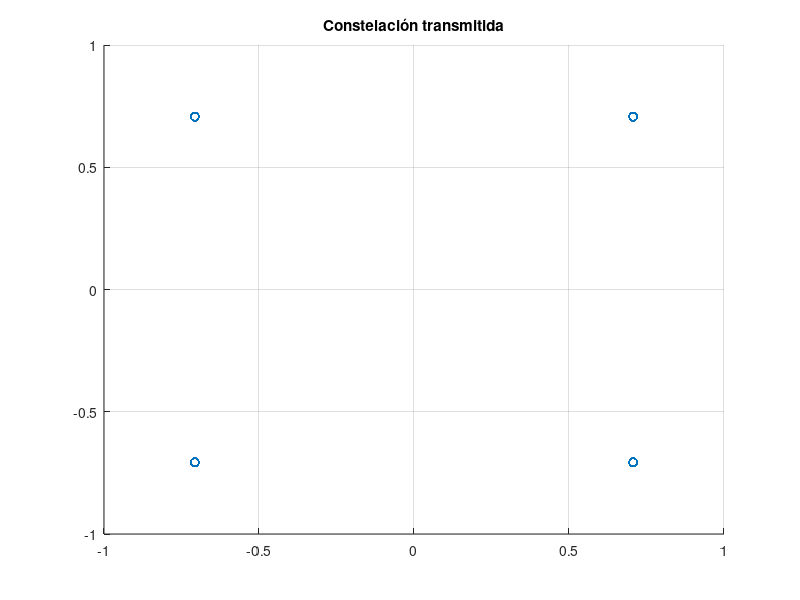
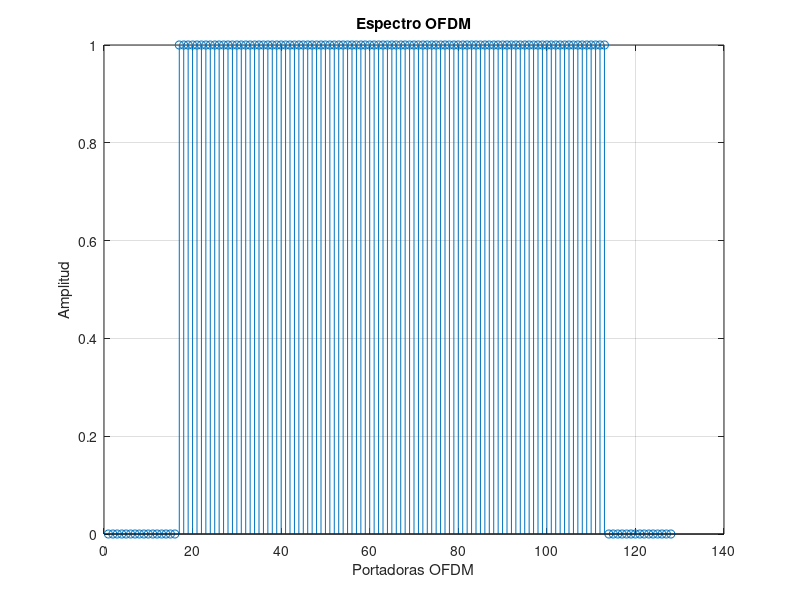
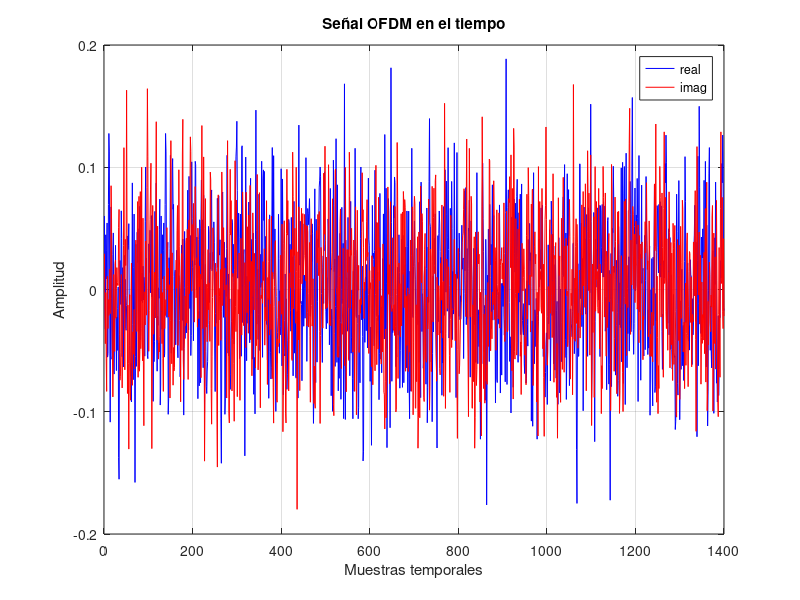

Here is the MATLAB script that generated these plots, in order: (Note: this script raises an error after producing the figures.)
clear all;
close all;
%% Configuración del sistema OFDM
NFFT=128;            % Número de portadoras de la OFDM
NCP = 12;            % Número de muestras del prefijo cíclico
NDATA=97;            % Número de portadoras utilizadas
NUM_SYMB = 10;       % Número de símbols a transmitir
SEED=100;            % Semilla para el generador de números aleatorios
CONSTEL = 'QPSK';    % Constelación utilizada BPSK o QPSK
SNR = 10;              % SNR en dB

tic

% Inicializamos el generador de números aleatorios con la semilla
rng(SEED);

% Definición de la constelación
switch CONSTEL
    case 'BPSK'
        M=1;
        C=[1 -1];
    case 'QPSK'
        C=[1+1i 1-1i -1+1i -1-1i]/sqrt(2);
        M=2;
    case '16QAM'
        C = [3 3 3 3 -3 -3 -3 -3 1 1 1 1 -1 -1 -1 -1]+1j.*[3 -3 1 -1 3 -3 1 -1 3 -3 1 -1 3 -3 1 -1];
        % añadir normalización
        C = C/(sqrt(norm(C)));
        M = 4;
end

scatter(real(C),imag(C));
grid
title('Constelación')

%% Tx
% Generación de los bits a transmitir
numbits = NUM_SYMB*NDATA*M;
bits_tx = rand(numbits, 1)>0.5; % numbits x 1

% Bits to symbols
aux  = reshape(bits_tx, M, []).'; % numbits/M x M
symb = zeros(size(aux, 1),1);     % numbits/M x 1
pot2 = kron(ones(length(symb),1),(2.^(0:M-1)));
symb = sum(pot2.*aux,2); % primera columna = lsb 


% Mapper
const_points = C(symb+1); % numbits/M x 1

scatter(real(const_points),imag(const_points));
grid
title('Constelación transmitida')

% Símbolos OFDM en frecuencia (rejilla tiempo frecuencia)
ofdm_freq_rx = zeros(NFFT, NUM_SYMB); % NFFT x NUM_SYMB
ofdm_freq_rx(ceil((NFFT-NDATA)/2)+(1:NDATA),:) = reshape(const_points, NDATA, NUM_SYMB);

figure
stem(abs(ofdm_freq_rx(:,1))); % Pintamos un único símbolo
grid
xlabel('Portadoras OFDM');
ylabel('Amplitud');
title('Espectro OFDM')

% ifftshift permite pasar de una representación del espectro con el f=0 en el
% centro a una representación con f=0 a la izquierda.
% Importante el 1 para hacer la transformación en la dimensión correcta
ofdm_freq_rx=ifftshift(ofdm_freq_rx, 1); % NFFT x NUM_SYMB

% Modulacion OFDM
% Importante el 1 para hacer la transformación en la dimensión correcta
ofdm_time = ifft(ofdm_freq_rx, NFFT, 1); % NFFT x NUM_SYMB

% Prefijo cíclico de forma matricial
ofdm_time = [ofdm_time(end-(NCP-1):end, :); ofdm_time];

% Salida secuencial (el : lee por columnas)
tx = ofdm_time(:); % (NFFT+NCP)·NUM_SYMB x 1

figure
plot(real(tx), 'b-');
hold on
plot(imag(tx), 'r-');
xlabel('Muestras temporales');
ylabel('Amplitud');
legend('real', 'imag');
grid
title('Señal OFDM en el tiempo')

% Espectro de la señal transmitida
figure
pwelch(tx,[],[],[],pi,'maxhold','centered');

%% Canal AWGN

% Ruido
Ps = (tx'*tx)/length(tx); % Potencia de señal
nsr = 10^(-SNR/10);      % Pn/Ps

noise = (randn(size(tx))+1i*randn(size(tx))) / sqrt(2); % Ruido complejo de potencia 1
noise = sqrt(Ps*nsr).*noise; % Ruido complejo de potencia Ps*snr
% Alternativa a las dos líneas anteriores:
% noise = wgn(size(tx,1), 1, Ps*nsr, 'complex');

rx = tx+noise;
figure,plot(abs(tx)),hold on,plot(abs(rx)),plot(abs(noise))
% Return termina la ejecución del script. Las líneas de después no se
% ejecutarán

%% Receptor
% Paso de serie a paralelo
ofdm_time_rx = reshape(rx,NFFT+NCP,NUM_SYMB);

% Extracción del prefijo ciclico
ofdm_time_rx = ofdm_time_rx(NCP+1:end, :);

% FFT para desortogonalizar las portadoras 
ofdm_freq_rx = fft(ofdm_time_rx, NFFT, 1);

% Colocacción de los ceros en sus posiciones originales
ofdm_freq_rx = fftshift(ofdm_freq_rx, 1); 

% Descarte de los zeros y reestructuración para poner simbolos por separado
ofdm_freq_rx = ofdm_freq_rx(ceil((NFFT-NDATA)/2)+(1:NDATA),:);

% Obtención símbolos de la constelación
rx_constel = reshape(ofdm_freq_rx,1,NDATA*NUM_SYMB);
figure,plot(rx_constel,'.')

% Demap
switch CONSTEL
    case 'BPSK'
        bits_rx = rx_constel<0;
    case 'QPSK'
        bits_rx = zeros(1,length(rx_constel)*2);
        bits_rx(2:2:end) = real(rx_constel)<0;
        bits_rx(1:2:end) = imag(rx_constel)<0;
    case '16QAM'
        Xcx = mean(max(abs(C))-min(abs(C))); 
        Xcy = Xcx;
        bits_rx = zeros(1,length(rx_constel)*M);
        bits_rx(3:4:end) = real(rx_constel)<0;
        bits_rx(1:4:end) = imag(rx_constel)<0;
        bits_rx(4:4:end) = abs(real(rx_constel))-Xcx<0;
        bits_rx(2:4:end) = abs(imag(rx_constel))-Xcy<0;
end

BER = mean(xor(bits_rx, bits_tx.'));
fprintf(1, 'BER = %f\n', BER);
toc
